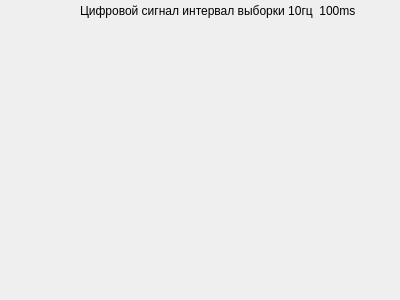
<?xml version="1.0" encoding="UTF-8"?>
<ui version="4.0">
 <class>Widget</class>
 <widget class="QWidget" name="Widget">
  <property name="geometry">
   <rect>
    <x>0</x>
    <y>0</y>
    <width>400</width>
    <height>300</height>
   </rect>
  </property>
  <property name="windowTitle">
   <string>Widget</string>
  </property>
  <widget class="QLabel" name="label">
   <property name="geometry">
    <rect>
     <x>80</x>
     <y>0</y>
     <width>331</width>
     <height>21</height>
    </rect>
   </property>
   <property name="text">
    <string>Цифровой сигнал интервал выборки 10гц  100ms</string>
   </property>
  </widget>
 </widget>
 <layoutdefault spacing="6" margin="11"/>
 <resources/>
 <connections/>
</ui>
